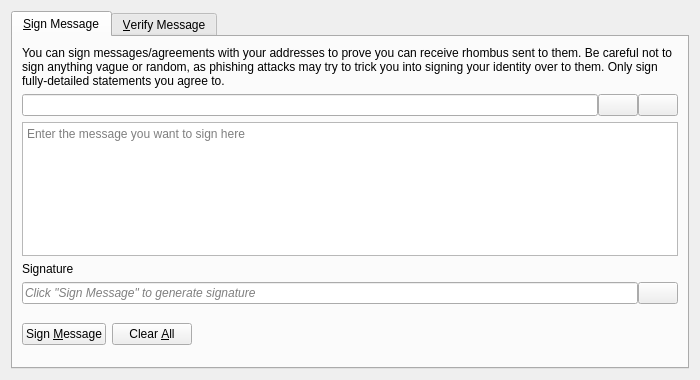
<?xml version="1.0" encoding="UTF-8"?>
<ui version="4.0">
 <class>SignVerifyMessageDialog</class>
 <widget class="QDialog" name="SignVerifyMessageDialog">
  <property name="geometry">
   <rect>
    <x>0</x>
    <y>0</y>
    <width>700</width>
    <height>380</height>
   </rect>
  </property>
  <property name="windowTitle">
   <string>Signatures - Sign / Verify a Message</string>
  </property>
  <property name="modal">
   <bool>true</bool>
  </property>
  <layout class="QVBoxLayout" name="verticalLayout">
   <item>
    <widget class="QTabWidget" name="tabWidget">
     <property name="currentIndex">
      <number>0</number>
     </property>
     <widget class="QWidget" name="tabSignMessage">
      <attribute name="title">
       <string>&amp;Sign Message</string>
      </attribute>
      <layout class="QVBoxLayout" name="verticalLayout_SM">
       <item>
        <widget class="QLabel" name="infoLabel_SM">
         <property name="text">
          <string>You can sign messages/agreements with your addresses to prove you can receive rhombus sent to them. Be careful not to sign anything vague or random, as phishing attacks may try to trick you into signing your identity over to them. Only sign fully-detailed statements you agree to.</string>
         </property>
         <property name="textFormat">
          <enum>Qt::PlainText</enum>
         </property>
         <property name="wordWrap">
          <bool>true</bool>
         </property>
        </widget>
       </item>
       <item>
        <layout class="QHBoxLayout" name="horizontalLayout_1_SM">
         <property name="spacing">
          <number>0</number>
         </property>
         <item>
          <widget class="QValidatedLineEdit" name="addressIn_SM">
           <property name="toolTip">
            <string>The Particl address to sign the message with</string>
           </property>
          </widget>
         </item>
         <item>
          <widget class="QPushButton" name="addressBookButton_SM">
           <property name="toolTip">
            <string>Choose previously used address</string>
           </property>
           <property name="text">
            <string/>
           </property>
           <property name="icon">
            <iconset resource="../bitcoin.qrc">
             <normaloff>:/icons/address-book</normaloff>:/icons/address-book</iconset>
           </property>
           <property name="shortcut">
            <string>Alt+A</string>
           </property>
           <property name="autoDefault">
            <bool>false</bool>
           </property>
          </widget>
         </item>
         <item>
          <widget class="QPushButton" name="pasteButton_SM">
           <property name="toolTip">
            <string>Paste address from clipboard</string>
           </property>
           <property name="text">
            <string/>
           </property>
           <property name="icon">
            <iconset resource="../bitcoin.qrc">
             <normaloff>:/icons/editpaste</normaloff>:/icons/editpaste</iconset>
           </property>
           <property name="shortcut">
            <string>Alt+P</string>
           </property>
           <property name="autoDefault">
            <bool>false</bool>
           </property>
          </widget>
         </item>
        </layout>
       </item>
       <item>
        <widget class="QPlainTextEdit" name="messageIn_SM">
         <property name="toolTip">
          <string>Enter the message you want to sign here</string>
         </property>
         <property name="placeholderText">
          <string>Enter the message you want to sign here</string>
         </property>
        </widget>
       </item>
       <item>
        <widget class="QLabel" name="signatureLabel_SM">
         <property name="text">
          <string>Signature</string>
         </property>
         <property name="textFormat">
          <enum>Qt::PlainText</enum>
         </property>
        </widget>
       </item>
       <item>
        <layout class="QHBoxLayout" name="horizontalLayout_2_SM">
         <property name="spacing">
          <number>0</number>
         </property>
         <item>
          <widget class="QLineEdit" name="signatureOut_SM">
           <property name="placeholderText">
            <string>Click "Sign Message" to generate signature</string>
           </property>
           <property name="font">
            <font>
             <italic>true</italic>
            </font>
           </property>
           <property name="readOnly">
            <bool>true</bool>
           </property>
          </widget>
         </item>
         <item>
          <widget class="QPushButton" name="copySignatureButton_SM">
           <property name="toolTip">
            <string>Copy the current signature to the system clipboard</string>
           </property>
           <property name="text">
            <string/>
           </property>
           <property name="icon">
            <iconset resource="../bitcoin.qrc">
             <normaloff>:/icons/editcopy</normaloff>:/icons/editcopy</iconset>
           </property>
           <property name="autoDefault">
            <bool>false</bool>
           </property>
          </widget>
         </item>
        </layout>
       </item>
       <item>
        <layout class="QHBoxLayout" name="horizontalLayout_3_SM">
         <item>
          <widget class="QPushButton" name="signMessageButton_SM">
           <property name="toolTip">
            <string>Sign the message to prove you own this Particl address</string>
           </property>
           <property name="text">
            <string>Sign &amp;Message</string>
           </property>
           <property name="icon">
            <iconset resource="../bitcoin.qrc">
             <normaloff>:/icons/edit</normaloff>:/icons/edit</iconset>
           </property>
           <property name="autoDefault">
            <bool>false</bool>
           </property>
          </widget>
         </item>
         <item>
          <widget class="QPushButton" name="clearButton_SM">
           <property name="toolTip">
            <string>Reset all sign message fields</string>
           </property>
           <property name="text">
            <string>Clear &amp;All</string>
           </property>
           <property name="icon">
            <iconset resource="../bitcoin.qrc">
             <normaloff>:/icons/remove</normaloff>:/icons/remove</iconset>
           </property>
           <property name="autoDefault">
            <bool>false</bool>
           </property>
          </widget>
         </item>
         <item>
          <spacer name="horizontalSpacer_1_SM">
           <property name="orientation">
            <enum>Qt::Horizontal</enum>
           </property>
           <property name="sizeHint" stdset="0">
            <size>
             <width>40</width>
             <height>48</height>
            </size>
           </property>
          </spacer>
         </item>
         <item>
          <widget class="QLabel" name="statusLabel_SM">
           <property name="font">
            <font>
             <weight>75</weight>
             <bold>true</bold>
            </font>
           </property>
           <property name="text">
            <string/>
           </property>
           <property name="wordWrap">
            <bool>true</bool>
           </property>
          </widget>
         </item>
         <item>
          <spacer name="horizontalSpacer_2_SM">
           <property name="orientation">
            <enum>Qt::Horizontal</enum>
           </property>
           <property name="sizeHint" stdset="0">
            <size>
             <width>40</width>
             <height>48</height>
            </size>
           </property>
          </spacer>
         </item>
        </layout>
       </item>
      </layout>
     </widget>
     <widget class="QWidget" name="tabVerifyMessage">
      <attribute name="title">
       <string>&amp;Verify Message</string>
      </attribute>
      <layout class="QVBoxLayout" name="verticalLayout_VM">
       <item>
        <widget class="QLabel" name="infoLabel_VM">
         <property name="text">
          <string>Enter the receiver's address, message (ensure you copy line breaks, spaces, tabs, etc. exactly) and signature below to verify the message. Be careful not to read more into the signature than what is in the signed message itself, to avoid being tricked by a man-in-the-middle attack. Note that this only proves the signing party receives with the address, it cannot prove sendership of any transaction!</string>
         </property>
         <property name="textFormat">
          <enum>Qt::PlainText</enum>
         </property>
         <property name="alignment">
          <set>Qt::AlignLeading|Qt::AlignLeft|Qt::AlignTop</set>
         </property>
         <property name="wordWrap">
          <bool>true</bool>
         </property>
        </widget>
       </item>
       <item>
        <layout class="QHBoxLayout" name="horizontalLayout_1_VM">
         <property name="spacing">
          <number>0</number>
         </property>
         <item>
          <widget class="QValidatedLineEdit" name="addressIn_VM">
           <property name="toolTip">
            <string>The Particl address the message was signed with</string>
           </property>
          </widget>
         </item>
         <item>
          <widget class="QPushButton" name="addressBookButton_VM">
           <property name="toolTip">
            <string>Choose previously used address</string>
           </property>
           <property name="text">
            <string/>
           </property>
           <property name="icon">
            <iconset resource="../bitcoin.qrc">
             <normaloff>:/icons/address-book</normaloff>:/icons/address-book</iconset>
           </property>
           <property name="shortcut">
            <string>Alt+A</string>
           </property>
           <property name="autoDefault">
            <bool>false</bool>
           </property>
          </widget>
         </item>
        </layout>
       </item>
       <item>
        <widget class="QPlainTextEdit" name="messageIn_VM">
          <property name="toolTip">
            <string>The signed message to verify</string>
          </property>
          <property name="placeholderText">
            <string>The signed message to verify</string>
          </property>
        </widget>
       </item>
       <item>
        <widget class="QValidatedLineEdit" name="signatureIn_VM">
          <property name="toolTip">
            <string>The signature given when the message was signed</string>
          </property>
          <property name="placeholderText">
            <string>The signature given when the message was signed</string>
          </property>
        </widget>
       </item>
       <item>
        <layout class="QHBoxLayout" name="horizontalLayout_2_VM">
         <item>
          <widget class="QPushButton" name="verifyMessageButton_VM">
           <property name="toolTip">
            <string>Verify the message to ensure it was signed with the specified Particl address</string>
           </property>
           <property name="text">
            <string>Verify &amp;Message</string>
           </property>
           <property name="icon">
            <iconset resource="../bitcoin.qrc">
             <normaloff>:/icons/transaction_0</normaloff>:/icons/transaction_0</iconset>
           </property>
           <property name="autoDefault">
            <bool>false</bool>
           </property>
          </widget>
         </item>
         <item>
          <widget class="QPushButton" name="clearButton_VM">
           <property name="toolTip">
            <string>Reset all verify message fields</string>
           </property>
           <property name="text">
            <string>Clear &amp;All</string>
           </property>
           <property name="icon">
            <iconset resource="../bitcoin.qrc">
             <normaloff>:/icons/remove</normaloff>:/icons/remove</iconset>
           </property>
           <property name="autoDefault">
            <bool>false</bool>
           </property>
          </widget>
         </item>
         <item>
          <spacer name="horizontalSpacer_1_VM">
           <property name="orientation">
            <enum>Qt::Horizontal</enum>
           </property>
           <property name="sizeHint" stdset="0">
            <size>
             <width>40</width>
             <height>48</height>
            </size>
           </property>
          </spacer>
         </item>
         <item>
          <widget class="QLabel" name="statusLabel_VM">
           <property name="font">
            <font>
             <weight>75</weight>
             <bold>true</bold>
            </font>
           </property>
           <property name="text">
            <string/>
           </property>
           <property name="wordWrap">
            <bool>true</bool>
           </property>
          </widget>
         </item>
         <item>
          <spacer name="horizontalSpacer_2_VM">
           <property name="orientation">
            <enum>Qt::Horizontal</enum>
           </property>
           <property name="sizeHint" stdset="0">
            <size>
             <width>40</width>
             <height>48</height>
            </size>
           </property>
          </spacer>
         </item>
        </layout>
       </item>
      </layout>
     </widget>
    </widget>
   </item>
  </layout>
 </widget>
 <customwidgets>
  <customwidget>
   <class>QValidatedLineEdit</class>
   <extends>QLineEdit</extends>
   <header>qt/qvalidatedlineedit.h</header>
  </customwidget>
 </customwidgets>
 <resources>
  <include location="../bitcoin.qrc"/>
 </resources>
 <connections/>
</ui>
